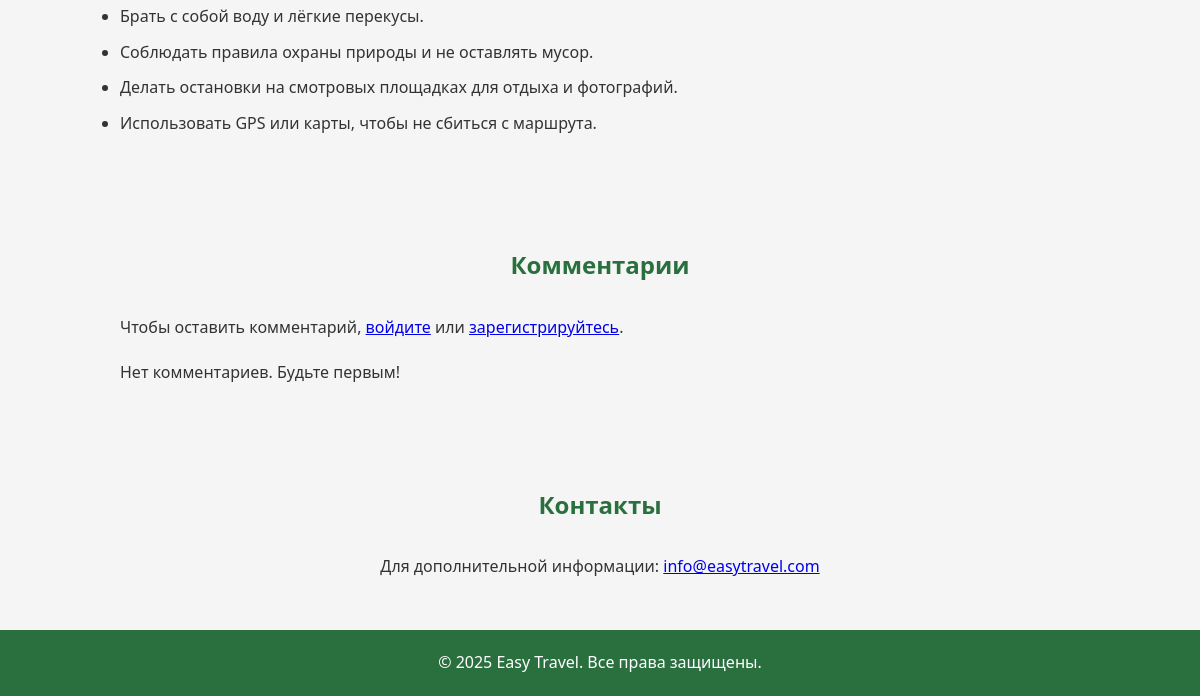
Before: /Laza-Kuzun (lower part) with the older database file.
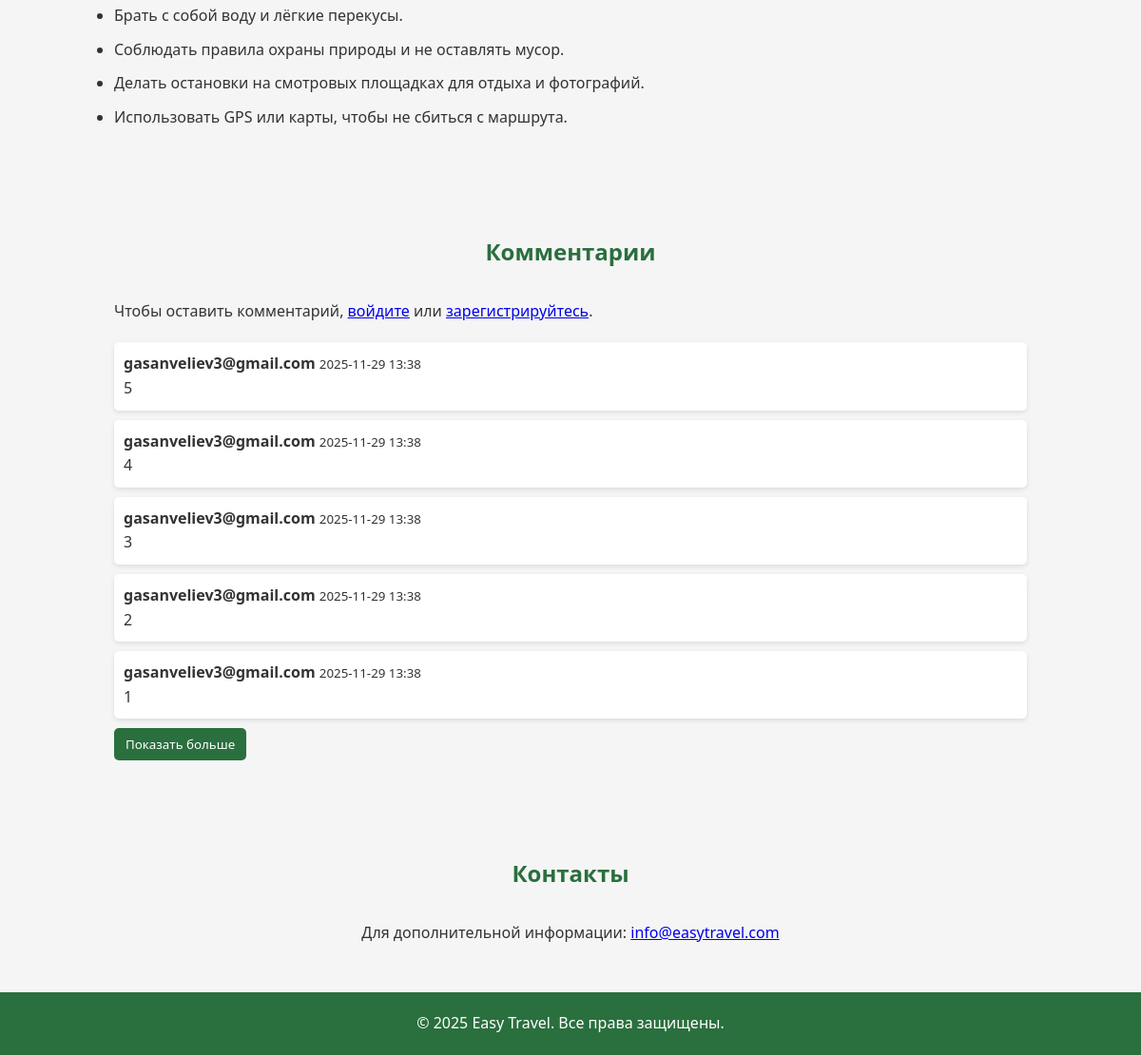
After: the same page with the newer database file.
### app.py (models this page shows)
class Comment(db.Model):
    id = db.Column(db.Integer, primary_key=True)
    content = db.Column(db.Text, nullable=False)
    user_id = db.Column(db.Integer, db.ForeignKey('user.id'), nullable=False)
    trail = db.Column(db.String(100), nullable=False)  # e.g., 'Laza-Kuzun'
    timestamp = db.Column(db.DateTime, default=db.func.current_timestamp())
    user = db.relationship('User', backref='comments')

class User(db.Model, UserMixin):
    id = db.Column(db.Integer, primary_key=True)
    email = db.Column(db.String(100), unique=True)
    password = db.Column(db.String(200))

### app.py (the view, shortened to what this page needs)
@app.route('/Laza-Kuzun', methods=['GET', 'POST'])
def laza_kuzun():
    comments = Comment.query.filter_by(trail='Laza-Kuzun').order_by(Comment.timestamp.desc()).all()
    return render_template('Laza-Kuzun.html', comments=comments)

### templates/Laza-Kuzun.html (shortened to what this page needs)
<!DOCTYPE html>
<html lang="ru">
<head>
    <link rel="stylesheet" href="https://unpkg.com/leaflet/dist/leaflet.css" />
</head>
<body>
<section id="tips">
    <ul>
        <li>Брать с собой воду и лёгкие перекусы.</li>
        <li>Соблюдать правила охраны природы и не оставлять мусор.</li>
        <li>Делать остановки на смотровых площадках для отдыха и фотографий.</li>
        <li>Использовать GPS или карты, чтобы не сбиться с маршрута.</li>
    </ul>
</section>
<section id="comments">
    <h2>Комментарии</h2>
    {% if current_user.is_authenticated %}
        <form method="POST">
            <textarea name="content" rows="4" placeholder="Напишите ваш комментарий..." required
                style="width:100%; padding:10px; border-radius:5px; border:1px solid #ccc; margin-bottom:10px;"></textarea>
            <button type="submit" style="padding:10px 15px; background-color:#2a6f3e; color:white; border:none; border-radius:5px;">Отправить</button>
        </form>
    {% else %}
        <p>Чтобы оставить комментарий, <a href="{{ url_for('login') }}">войдите</a> или <a href="{{ url_for('register') }}">зарегистрируйтесь</a>.</p>
    {% endif %}
    <div class="comment-list" style="margin-top:20px;">
        {% set max_visible = 5 %}
        {% for comment in comments[:max_visible] %}
            <div style="background:#fff; padding:10px; margin-bottom:10px; border-radius:5px; box-shadow:0 2px 5px rgba(0,0,0,0.1);">
                <strong>{{ comment.user.email }}</strong>
                <small>{{ comment.timestamp.strftime('%Y-%m-%d %H:%M') }}</small>
                <p>{{ comment.content }}</p>
            </div>
        {% endfor %}
        {% if comments|length > max_visible %}
            <button id="show-more" style="padding:8px 12px; background:#2a6f3e; color:white; border:none; border-radius:5px; cursor:pointer;">Показать больше</button>
        {% endif %}
        {% if comments|length == 0 %}
            <p>Нет комментариев. Будьте первым!</p>
        {% endif %}
    </div>
</section>
<section id="contact">
    <h2>Контакты</h2>
    <p style="text-align:center;">Для дополнительной информации: <a href="mailto:info@easytravel.com">info@easytravel.com</a></p>
</section>
<footer>
    &copy; 2025 Easy Travel. Все права защищены.
</footer>
</body>
</html>

### templates/Laza-Kuzun.html (style rules this page uses)
html { scroll-behavior: smooth; }
* { margin: 0; padding: 0; box-sizing: border-box; font-family: 'Segoe UI', Tahoma, Geneva, Verdana, sans-serif; }
body { background-color: #f5f5f5; color: #333; line-height: 1.6; }
section { padding: 50px 20px; max-width: 1000px; margin: auto; }
h2 { font-weight: 700; text-align: center; color: #2a6f3e; margin-bottom: 30px; }
p, li { font-weight: 400; font-size: 1em; }
ul li { margin-bottom: 10px; }
footer { background-color: #2a6f3e; color: white; text-align: center; padding: 20px; }

Changed rows visible on the page:
added Comment: user.email "gasanveliev3@gmail.com", timestamp "2025-11-29 13:38", content "5"
added Comment: user.email "gasanveliev3@gmail.com", timestamp "2025-11-29 13:38", content "4"
added Comment: user.email "gasanveliev3@gmail.com", timestamp "2025-11-29 13:38", content "3"
added Comment: user.email "gasanveliev3@gmail.com", timestamp "2025-11-29 13:38", content "2"
added Comment: user.email "gasanveliev3@gmail.com", timestamp "2025-11-29 13:38", content "1"
Other visible differences:
text no longer shown: "Нет комментариев. Будьте первым!"
text now shown: "Показать больше"
